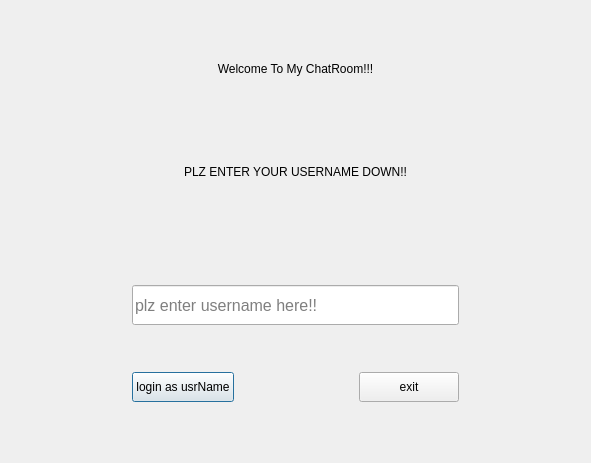
<?xml version="1.0" encoding="UTF-8"?>
<ui version="4.0">
 <class>Dialog</class>
 <widget class="QDialog" name="Dialog">
  <property name="geometry">
   <rect>
    <x>0</x>
    <y>0</y>
    <width>591</width>
    <height>463</height>
   </rect>
  </property>
  <property name="windowTitle">
   <string>YUAN`sChatRoomLogin</string>
  </property>
  <layout class="QVBoxLayout" name="verticalLayout_2">
   <item>
    <widget class="QWidget" name="widget_2" native="true">
     <layout class="QVBoxLayout" name="verticalLayout">
      <item>
       <widget class="QLabel" name="label">
        <property name="styleSheet">
         <string notr="true">font: 25pt &quot;宋体&quot;;</string>
        </property>
        <property name="text">
         <string>Welcome To My ChatRoom!!!</string>
        </property>
        <property name="alignment">
         <set>Qt::AlignCenter</set>
        </property>
       </widget>
      </item>
      <item>
       <widget class="QLabel" name="label_2">
        <property name="styleSheet">
         <string notr="true">font: 20pt &quot;宋体&quot;;</string>
        </property>
        <property name="text">
         <string>PLZ ENTER YOUR USERNAME DOWN!!</string>
        </property>
        <property name="alignment">
         <set>Qt::AlignCenter</set>
        </property>
       </widget>
      </item>
     </layout>
    </widget>
   </item>
   <item>
    <widget class="QWidget" name="widget" native="true">
     <layout class="QGridLayout" name="gridLayout">
      <item row="1" column="2">
       <spacer name="horizontalSpacer_2">
        <property name="orientation">
         <enum>Qt::Horizontal</enum>
        </property>
        <property name="sizeHint" stdset="0">
         <size>
          <width>40</width>
          <height>20</height>
         </size>
        </property>
       </spacer>
      </item>
      <item row="1" column="0">
       <spacer name="horizontalSpacer">
        <property name="orientation">
         <enum>Qt::Horizontal</enum>
        </property>
        <property name="sizeHint" stdset="0">
         <size>
          <width>40</width>
          <height>20</height>
         </size>
        </property>
       </spacer>
      </item>
      <item row="1" column="4">
       <spacer name="horizontalSpacer_3">
        <property name="orientation">
         <enum>Qt::Horizontal</enum>
        </property>
        <property name="sizeHint" stdset="0">
         <size>
          <width>40</width>
          <height>20</height>
         </size>
        </property>
       </spacer>
      </item>
      <item row="1" column="1">
       <widget class="QPushButton" name="login_bt">
        <property name="minimumSize">
         <size>
          <width>100</width>
          <height>30</height>
         </size>
        </property>
        <property name="font">
         <font>
          <pointsize>9</pointsize>
         </font>
        </property>
        <property name="text">
         <string>login as usrName</string>
        </property>
       </widget>
      </item>
      <item row="1" column="3">
       <widget class="QPushButton" name="exit_bt">
        <property name="minimumSize">
         <size>
          <width>100</width>
          <height>30</height>
         </size>
        </property>
        <property name="font">
         <font>
          <pointsize>9</pointsize>
         </font>
        </property>
        <property name="text">
         <string>exit</string>
        </property>
       </widget>
      </item>
      <item row="0" column="0">
       <spacer name="horizontalSpacer_4">
        <property name="orientation">
         <enum>Qt::Horizontal</enum>
        </property>
        <property name="sizeHint" stdset="0">
         <size>
          <width>40</width>
          <height>20</height>
         </size>
        </property>
       </spacer>
      </item>
      <item row="0" column="4">
       <spacer name="horizontalSpacer_5">
        <property name="orientation">
         <enum>Qt::Horizontal</enum>
        </property>
        <property name="sizeHint" stdset="0">
         <size>
          <width>40</width>
          <height>20</height>
         </size>
        </property>
       </spacer>
      </item>
      <item row="0" column="1" colspan="3">
       <widget class="QLineEdit" name="usrName_le">
        <property name="sizePolicy">
         <sizepolicy hsizetype="Expanding" vsizetype="Fixed">
          <horstretch>0</horstretch>
          <verstretch>0</verstretch>
         </sizepolicy>
        </property>
        <property name="minimumSize">
         <size>
          <width>0</width>
          <height>40</height>
         </size>
        </property>
        <property name="font">
         <font>
          <pointsize>12</pointsize>
         </font>
        </property>
        <property name="placeholderText">
         <string>plz enter username here!!</string>
        </property>
       </widget>
      </item>
     </layout>
    </widget>
   </item>
  </layout>
 </widget>
 <resources/>
 <connections/>
</ui>
